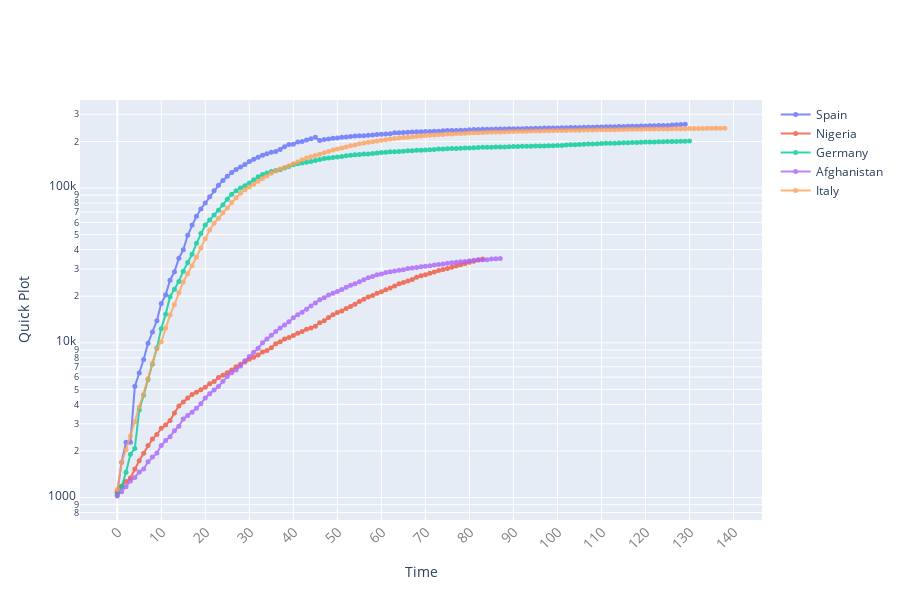

This figure's notebook cell:
### Code cell
# x_data for plot
x_data= np.arange(df_thres.shape[0])

# Quick Plot
quick_plot(x_data, df_thres)

### Figure 1 — Plotly figure (JSON) as saved in the notebook; plotly's stock layout.template omitted (floating-point values rounded to 4 significant figures; data arrays with more than 128 entries replaced by an {"elided": "..."} marker saying what was removed)
{"data": [{"line": {"width": 2}, "marker": {"size": 5}, "mode": "markers+lines", "name": "Spain", "opacity": 0.8, "type": "scatter", "x": {"elided": "139 int values"}, "y": {"elided": "139 int values"}}, {"line": {"width": 2}, "marker": {"size": 5}, "mode": "markers+lines", "name": "Nigeria", "opacity": 0.8, "type": "scatter", "x": {"elided": "139 int values"}, "y": {"elided": "139 int values"}}, {"line": {"width": 2}, "marker": {"size": 5}, "mode": "markers+lines", "name": "Germany", "opacity": 0.8, "type": "scatter", "x": {"elided": "139 int values"}, "y": {"elided": "139 int values"}}, {"line": {"width": 2}, "marker": {"size": 5}, "mode": "markers+lines", "name": "Afghanistan", "opacity": 0.8, "type": "scatter", "x": {"elided": "139 int values"}, "y": {"elided": "139 int values"}}, {"line": {"width": 2}, "marker": {"size": 5}, "mode": "markers+lines", "name": "Italy", "opacity": 0.8, "type": "scatter", "x": {"elided": "139 int values"}, "y": {"elided": "139 int values"}}], "layout": {"height": 600, "width": 900, "xaxis": {"nticks": 20, "tickangle": -45, "tickfont": {"color": "#7f7f7f", "size": 14}, "title": {"text": "Time"}}, "yaxis": {"title": {"text": "Quick Plot"}, "type": "log"}}}
